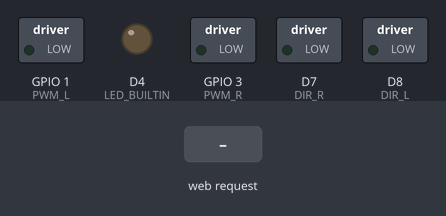
This program was run on a simulated ESP8266 (Wemos D1 mini). On the bench: switched loads named in the program (green lamp = pin HIGH), output pins drawn as LEDs (lit = HIGH, except the on-board LED, lit = LOW). The test bench sets the inputs (shaded band). WiFi joins after 1.5 s; servers stay silent unless stated; storage starts empty; what the program prints to the serial monitor is not drawn.

Above: at 2.7 s.
2.8 s: HTTP request GET /stick?dy=1 received
At 3.3 s:
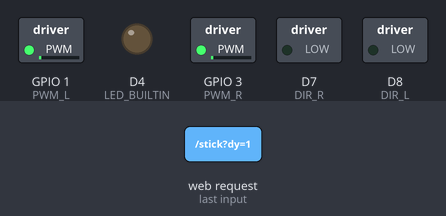
4.3 s: HTTP request GET /stick?dy=120 received
At 5.5 s:
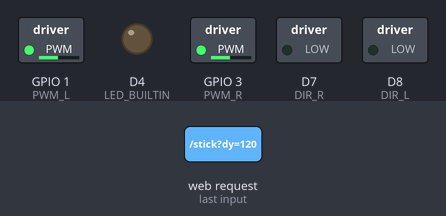
5.8 s: HTTP request GET /stick?dx=1&dy=1 received
At 6.8 s:
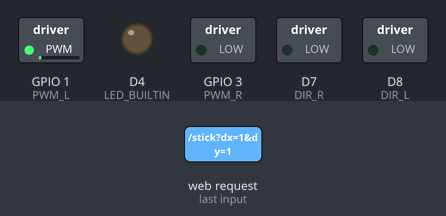
7.3 s: HTTP request GET /stick?dx=120&dy=120 received
At 7.9 s:
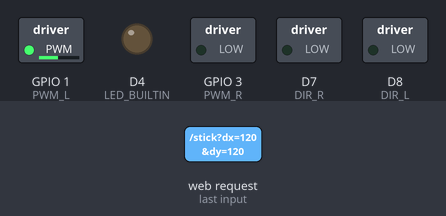
Timing chart, 0 to 9.8 s (numbered marks = the images above; inputs shaded):
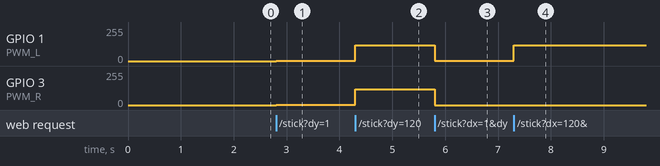

The program:

main.cpp
```cpp
#include <ESP8266WiFi.h>
#include <ESP8266WebServer.h>
#include <LittleFS.h>
#include <secrets.h>

#define PWM_L D10
#define PWM_R D9
#define DIR_L D8
#define DIR_R D7

ESP8266WebServer server(80);

bool LEDstatus = LOW;

void mover(){
  String dx=server.arg("dx");
    String dy=server.arg("dy");
    server.send(200);
    int x = dx.toInt();
    int y = dy.toInt();
    Serial.print(x);  Serial.print("  ");  Serial.println(y);
    int speedR = 0;
    int speedL = 0;
    int max = 255;
    if (x>0) {
      speedL = abs(y);
      if(abs(y)>x) {
      speedR = abs(y) - x;
      } else {
        speedR = 0;
      }
    } else if (x<0) {
      speedR = abs(y);
      if(abs(y)>x) {
        speedL = abs(y) - abs(x);
      } else {
        speedL = 0;
      }
    } else {
      speedR = abs(y);
      speedL = abs(y);
    }

    if(y>0) {
      analogWrite(PWM_R, speedR);
      analogWrite(PWM_L, speedL);
      digitalWrite(DIR_R, LOW);
      digitalWrite(DIR_L, LOW);
    }else if (y<0) {
      analogWrite(PWM_R, speedR);
      analogWrite(PWM_L, speedL);
      digitalWrite(DIR_R, HIGH);
      digitalWrite(DIR_L, HIGH);
    } else {
      analogWrite(PWM_R, 0);
      analogWrite(PWM_L, 0);
    }
}
void setup() {
  //Motores Zumo Shield 1.2
  pinMode(PWM_L,  OUTPUT);
  pinMode(PWM_R,  OUTPUT);
  pinMode(DIR_L, OUTPUT);
  pinMode(DIR_R, OUTPUT);
  analogWrite(PWM_R, 0);
  analogWrite(PWM_L, 0);

  //LED
  pinMode(LED_BUILTIN, OUTPUT);
  digitalWrite(LED_BUILTIN, LOW);

  //Monitor serie
  Serial.begin(115200);
  delay(10);

  //Carga memoria
  if(!LittleFS.begin()){
    Serial.println("Error al cargar LittleFS");
    return;
  }

  // Conectar WiFi
  Serial.print("Connecting to ");
  Serial.println(SSID);
  WiFi.hostname("ESP");
  WiFi.begin(SSID, PASSWORD);
  while (WiFi.status() != WL_CONNECTED) {
    delay(500);
    Serial.print(".");
  }
  Serial.println("");
  Serial.println("WiFi conectado");
  digitalWrite(LED_BUILTIN, HIGH);

  // Imprimir IP Local
  Serial.print("IP: ");
  Serial.print(WiFi.localIP());

  //Iniciar servidor
  server.on("/", []() {
    File index = LittleFS.open("/index.html", "r");
    if(!index){
      Serial.println("Error al cargar archivo");
      return;
    }
    server.streamFile(index, "text/html");
    index.close();
  });

  server.on("/stick", []() {
    mover();
  });
  server.begin();
}

void loop() {
  server.handleClient();
}
```

secrets.h
```cpp
const char* SSID     = "WIFI";
const char* PASSWORD = "PASS";
```

Measured:
- after the input at 2.8 s, GPIO 1 (PWM_L), GPIO 3 (PWM_R): 0/255 → 1/255 at once
- after the input at 4.3 s, GPIO 1 (PWM_L), GPIO 3 (PWM_R): 1/255 → 120/255 at once
- after the input at 5.8 s, GPIO 1 (PWM_L): 120/255 → 1/255 at once; GPIO 3 (PWM_R): 120/255 → 0/255 at once
- after the input at 7.3 s, GPIO 1 (PWM_L): 1/255 → 120/255 at once
